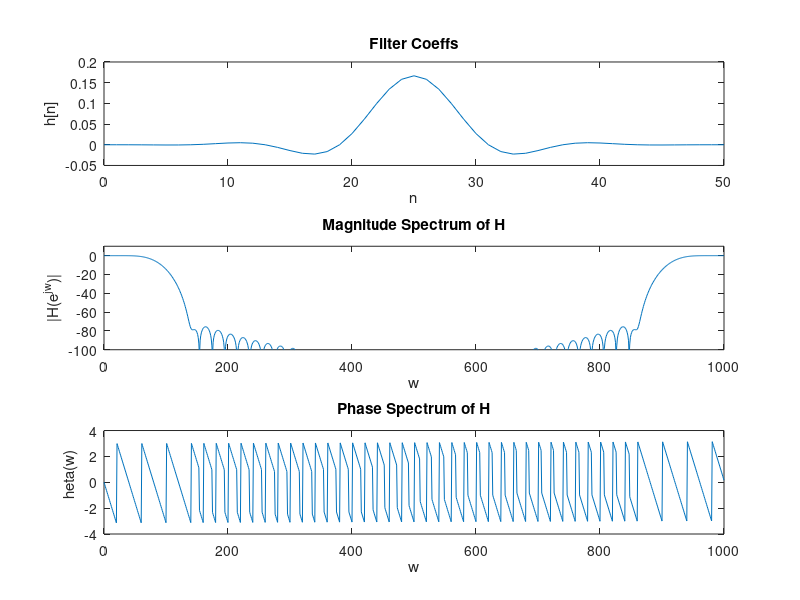

Recreate this plot in MATLAB.
clearvars

N = 51;
n = 0:1:N-1;
nc = (N-1)/2;
h = (1/6)*sinc((n-nc)/6).*blackman(51, "symmetric")';

H = fft(h, 1001);

H_norm = mag2db(abs(H)/max(abs(H)));

figure;
subplot(3, 1, 1);
plot(n, h);
title("Filter Coeffs");
xlabel("n");
ylabel("h[n]");
subplot(3, 1, 2);
plot(0:1000, H_norm);
limit = [-100 10];
ylim(limit);
title("Magnitude Spectrum of H");
xlabel("w");
ylabel("|H(e^{jw})|");
subplot(3, 1, 3);
plot(0:1000, angle(H));
title("Phase Spectrum of H");
xlabel("w");
ylabel("\theta(w)");